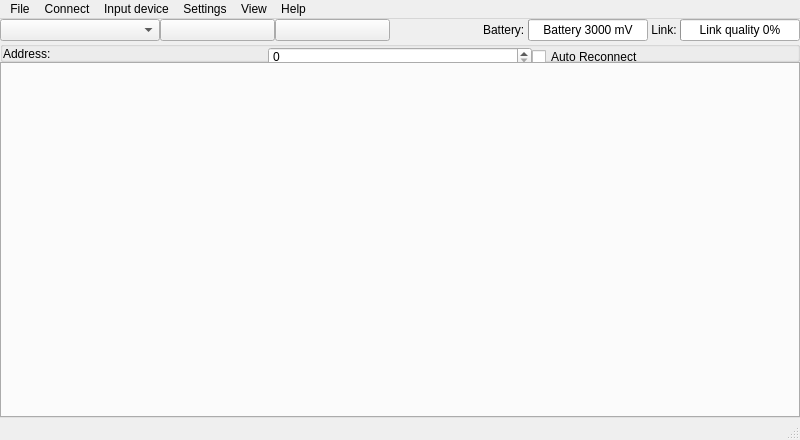
<?xml version="1.0" encoding="UTF-8"?>
<ui version="4.0">
 <class>MainWindow</class>
 <widget class="QMainWindow" name="MainWindow">
  <property name="geometry">
   <rect>
    <x>0</x>
    <y>0</y>
    <width>800</width>
    <height>440</height>
   </rect>
  </property>
  <property name="windowTitle">
   <string>Crazyflie Nano Quadcopter Control</string>
  </property>
  <property name="statusTip">
   <string/>
  </property>
  <widget class="QWidget" name="centralwidget">
   <property name="styleSheet">
    <string notr="true"/>
   </property>
   <layout class="QGridLayout" name="gridLayout">
    <property name="margin">
     <number>0</number>
    </property>
    <property name="spacing">
     <number>0</number>
    </property>
    <item row="0" column="0">
     <layout class="QVBoxLayout" name="verticalLayout_2">
      <property name="spacing">
       <number>0</number>
      </property>
      <item>
       <layout class="QGridLayout" name="gridLayout_2">
        <property name="spacing">
         <number>0</number>
        </property>
        <item row="0" column="0">
         <widget class="QComboBox" name="interfaceCombo">
          <property name="minimumSize">
           <size>
            <width>160</width>
            <height>0</height>
           </size>
          </property>
          <property name="editable">
           <bool>false</bool>
          </property>
         </widget>
        </item>
        <item row="0" column="1">
         <widget class="QPushButton" name="connectButton">
          <property name="minimumSize">
           <size>
            <width>115</width>
            <height>0</height>
           </size>
          </property>
         </widget>
        </item>
        <item row="0" column="2">
         <widget class="QPushButton" name="scanButton">
          <property name="minimumSize">
           <size>
            <width>115</width>
            <height>0</height>
           </size>
          </property>
         </widget>
        </item>
        <item row="0" column="3">
         <spacer name="horizontalSpacer">
          <property name="orientation">
           <enum>Qt::Horizontal</enum>
          </property>
          <property name="sizeHint" stdset="0">
           <size>
            <width>40</width>
            <height>0</height>
           </size>
          </property>
         </spacer>
        </item>
        <item row="0" column="6">
         <widget class="QLabel" name="linkQualityLabel">
          <property name="text">
           <string> Link: </string>
          </property>
         </widget>
        </item>
        <item row="0" column="7">
         <widget class="QProgressBar" name="linkQualityBar">
          <property name="minimumSize">
           <size>
            <width>120</width>
            <height>0</height>
           </size>
          </property>
          <property name="maximumSize">
           <size>
            <width>100</width>
            <height>16777215</height>
           </size>
          </property>
          <property name="maximum">
           <number>100</number>
          </property>
          <property name="value">
           <number>0</number>
          </property>
          <property name="textVisible">
           <bool>true</bool>
          </property>
          <property name="format">
           <string>Link quality %p%</string>
          </property>
         </widget>
        </item>
        <item row="0" column="4">
         <widget class="QLabel" name="batteryLabel">
          <property name="text">
           <string>Battery: </string>
          </property>
         </widget>
        </item>
        <item row="0" column="5">
         <widget class="QProgressBar" name="batteryBar">
          <property name="minimumSize">
           <size>
            <width>120</width>
            <height>0</height>
           </size>
          </property>
          <property name="maximumSize">
           <size>
            <width>150</width>
            <height>16777215</height>
           </size>
          </property>
          <property name="minimum">
           <number>3000</number>
          </property>
          <property name="maximum">
           <number>4200</number>
          </property>
          <property name="value">
           <number>3000</number>
          </property>
          <property name="textVisible">
           <bool>true</bool>
          </property>
          <property name="invertedAppearance">
           <bool>false</bool>
          </property>
          <property name="textDirection">
           <enum>QProgressBar::TopToBottom</enum>
          </property>
          <property name="format">
           <string>Battery %v mV</string>
          </property>
         </widget>
        </item>
       </layout>
      </item>
      <item>
       <widget class="QGroupBox" name="groupBox">
        <property name="sizePolicy">
         <sizepolicy hsizetype="Preferred" vsizetype="Preferred">
          <horstretch>0</horstretch>
          <verstretch>0</verstretch>
         </sizepolicy>
        </property>
        <property name="minimumSize">
         <size>
          <width>0</width>
          <height>21</height>
         </size>
        </property>
        <property name="maximumSize">
         <size>
          <width>16777215</width>
          <height>21</height>
         </size>
        </property>
        <property name="layoutDirection">
         <enum>Qt::LeftToRight</enum>
        </property>
        <property name="styleSheet">
         <string notr="true">QGroupBox {
    margin-top: 0em;
}

</string>
        </property>
        <property name="flat">
         <bool>false</bool>
        </property>
        <layout class="QHBoxLayout" stretch="0,0,0">
         <property name="spacing">
          <number>0</number>
         </property>
         <property name="margin">
          <number>0</number>
         </property>
         <item>
          <widget class="QLabel" name="addressLabel">
           <property name="sizePolicy">
            <sizepolicy hsizetype="Preferred" vsizetype="Preferred">
             <horstretch>0</horstretch>
             <verstretch>0</verstretch>
            </sizepolicy>
           </property>
           <property name="minimumSize">
            <size>
             <width>0</width>
             <height>20</height>
            </size>
           </property>
           <property name="maximumSize">
            <size>
             <width>16777215</width>
             <height>20</height>
            </size>
           </property>
           <property name="lineWidth">
            <number>1</number>
           </property>
           <property name="text">
            <string>Address:</string>
           </property>
           <property name="alignment">
            <set>Qt::AlignLeading|Qt::AlignLeft|Qt::AlignTop</set>
           </property>
           <property name="indent">
            <number>0</number>
           </property>
          </widget>
         </item>
         <item>
          <widget class="HexSpinBox" name="address">
           <property name="sizePolicy">
            <sizepolicy hsizetype="Preferred" vsizetype="Preferred">
             <horstretch>0</horstretch>
             <verstretch>0</verstretch>
            </sizepolicy>
           </property>
           <property name="minimumSize">
            <size>
             <width>120</width>
             <height>20</height>
            </size>
           </property>
           <property name="maximumSize">
            <size>
             <width>16777215</width>
             <height>20</height>
            </size>
           </property>
           <property name="sizeIncrement">
            <size>
             <width>0</width>
             <height>0</height>
            </size>
           </property>
           <property name="baseSize">
            <size>
             <width>0</width>
             <height>0</height>
            </size>
           </property>
          </widget>
         </item>
         <item>
          <widget class="QCheckBox" name="autoReconnectCheckBox">
           <property name="sizePolicy">
            <sizepolicy hsizetype="Minimum" vsizetype="Preferred">
             <horstretch>0</horstretch>
             <verstretch>0</verstretch>
            </sizepolicy>
           </property>
           <property name="minimumSize">
            <size>
             <width>0</width>
             <height>20</height>
            </size>
           </property>
           <property name="maximumSize">
            <size>
             <width>16777215</width>
             <height>20</height>
            </size>
           </property>
           <property name="mouseTracking">
            <bool>false</bool>
           </property>
           <property name="text">
            <string>Auto Reconnect</string>
           </property>
           <property name="checked">
            <bool>false</bool>
           </property>
          </widget>
         </item>
        </layout>
       </widget>
      </item>
      <item>
       <widget class="QTabWidget" name="tabs">
        <property name="currentIndex">
         <number>-1</number>
        </property>
       </widget>
      </item>
     </layout>
    </item>
   </layout>
  </widget>
  <widget class="QMenuBar" name="menubar">
   <property name="geometry">
    <rect>
     <x>0</x>
     <y>0</y>
     <width>800</width>
     <height>25</height>
    </rect>
   </property>
   <widget class="QMenu" name="menuFile">
    <property name="title">
     <string>File</string>
    </property>
    <addaction name="separator"/>
    <addaction name="menuItemExit"/>
   </widget>
   <widget class="QMenu" name="menuView">
    <property name="title">
     <string>View</string>
    </property>
    <addaction name="tabsMenuItem"/>
    <addaction name="toolboxesMenuItem"/>
   </widget>
   <widget class="QMenu" name="menuHelp">
    <property name="title">
     <string>Help</string>
    </property>
    <addaction name="menuItemAbout"/>
   </widget>
   <widget class="QMenu" name="menuSettings">
    <property name="title">
     <string>Settings</string>
    </property>
    <addaction name="logConfigAction"/>
    <addaction name="separator"/>
    <addaction name="_menuItem_openconfigfolder"/>
   </widget>
   <widget class="QMenu" name="menuConnect">
    <property name="title">
     <string>Connect</string>
    </property>
    <addaction name="menuItemConnect"/>
    <addaction name="menuItemBootloader"/>
    <addaction name="_menu_cf2_config"/>
    <addaction name="_menu_cf1_config"/>
   </widget>
   <widget class="QMenu" name="_menu_inputdevice">
    <property name="title">
     <string>Input device</string>
    </property>
    <addaction name="menuItemConfInputDevice"/>
    <addaction name="_menuitem_rescandevices"/>
    <addaction name="separator"/>
   </widget>
   <addaction name="menuFile"/>
   <addaction name="menuConnect"/>
   <addaction name="_menu_inputdevice"/>
   <addaction name="menuSettings"/>
   <addaction name="menuView"/>
   <addaction name="menuHelp"/>
  </widget>
  <widget class="QStatusBar" name="statusbar"/>
  <action name="menuItemConnect">
   <property name="text">
    <string>Connect</string>
   </property>
  </action>
  <action name="menuItemExit">
   <property name="text">
    <string>Exit</string>
   </property>
  </action>
  <action name="menuItemRegulation">
   <property name="checkable">
    <bool>true</bool>
   </property>
   <property name="text">
    <string>Regulation</string>
   </property>
  </action>
  <action name="menuItemPlot">
   <property name="checkable">
    <bool>true</bool>
   </property>
   <property name="text">
    <string>Plotting</string>
   </property>
  </action>
  <action name="menuItemFlightdata">
   <property name="checkable">
    <bool>true</bool>
   </property>
   <property name="text">
    <string>Flight data</string>
   </property>
  </action>
  <action name="menuItemService">
   <property name="checkable">
    <bool>true</bool>
   </property>
   <property name="text">
    <string>Service</string>
   </property>
  </action>
  <action name="menuItemAbout">
   <property name="text">
    <string>About</string>
   </property>
   <property name="menuRole">
    <enum>QAction::NoRole</enum>
   </property>
  </action>
  <action name="menuItemConfInputDevice">
   <property name="text">
    <string>Configure device mapping</string>
   </property>
   <property name="menuRole">
    <enum>QAction::NoRole</enum>
   </property>
  </action>
  <action name="actionSelect_input_device">
   <property name="text">
    <string>Select input device</string>
   </property>
  </action>
  <action name="menuItemConsole">
   <property name="text">
    <string>Console</string>
   </property>
  </action>
  <action name="toolboxesMenuItem">
   <property name="text">
    <string>Toolboxes</string>
   </property>
  </action>
  <action name="tabsMenuItem">
   <property name="text">
    <string>Tabs</string>
   </property>
  </action>
  <action name="logConfigAction">
   <property name="enabled">
    <bool>false</bool>
   </property>
   <property name="text">
    <string>Logging configurations</string>
   </property>
   <property name="menuRole">
    <enum>QAction::NoRole</enum>
   </property>
  </action>
  <action name="actionOptions">
   <property name="text">
    <string>Options</string>
   </property>
   <property name="menuRole">
    <enum>QAction::NoRole</enum>
   </property>
  </action>
  <action name="menuItemBootloader">
   <property name="text">
    <string>Bootloader</string>
   </property>
  </action>
  <action name="actionAsdfasdf">
   <property name="text">
    <string>asdfasdf</string>
   </property>
  </action>
  <action name="actionSdfasdf">
   <property name="text">
    <string>sdfasdf</string>
   </property>
  </action>
  <action name="_menuitem_rescandevices">
   <property name="enabled">
    <bool>false</bool>
   </property>
   <property name="text">
    <string>Rescan devices</string>
   </property>
  </action>
  <action name="_menuItem_openconfigfolder">
   <property name="text">
    <string>Open config folder</string>
   </property>
  </action>
  <action name="_menu_cf2_config">
   <property name="enabled">
    <bool>false</bool>
   </property>
   <property name="text">
    <string>Configure 2.0</string>
   </property>
   <property name="menuRole">
    <enum>QAction::NoRole</enum>
   </property>
  </action>
  <action name="_menu_cf_config_2">
   <property name="text">
    <string>Configure 1.0</string>
   </property>
  </action>
  <action name="_menu_cf1_config">
   <property name="text">
    <string>Configure 1.0</string>
   </property>
   <property name="menuRole">
    <enum>QAction::NoRole</enum>
   </property>
  </action>
 </widget>
 <customwidgets>
  <customwidget>
   <class>HexSpinBox</class>
   <extends>QSpinBox</extends>
   <header>cfclient.ui.widgets.hexspinbox</header>
  </customwidget>
 </customwidgets>
 <resources/>
 <connections/>
</ui>
